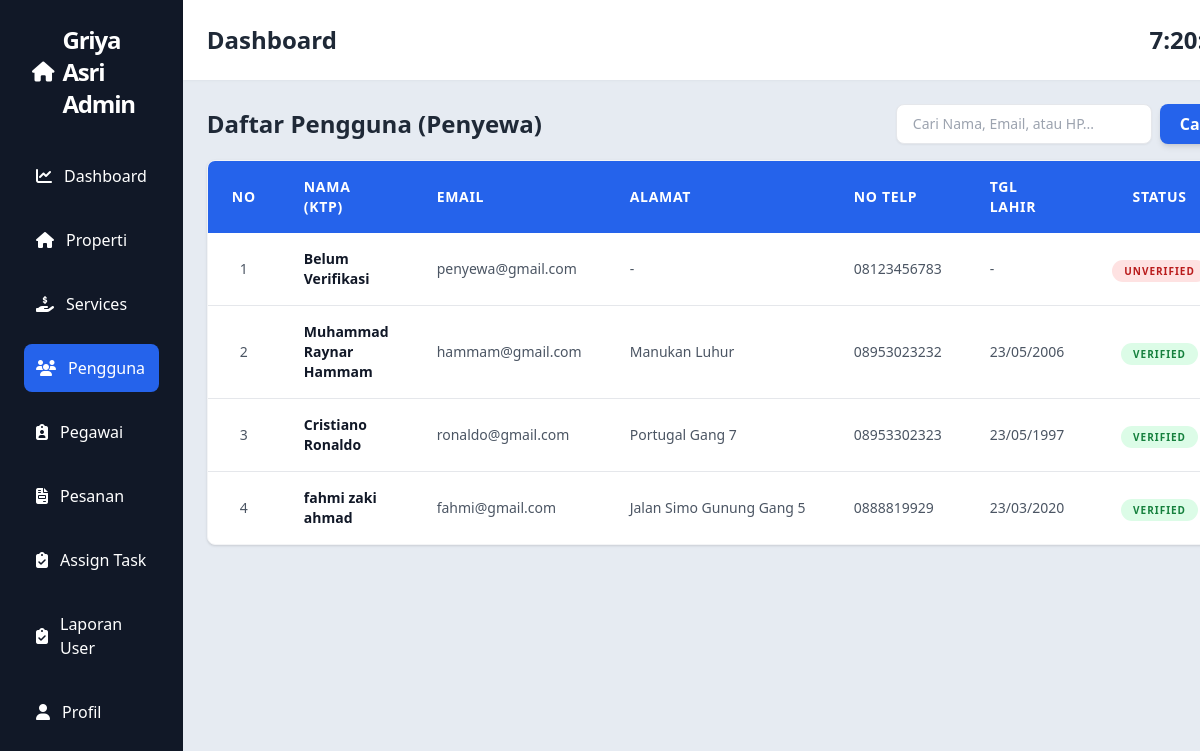
Before: /admin/list-user.php with the older database file.
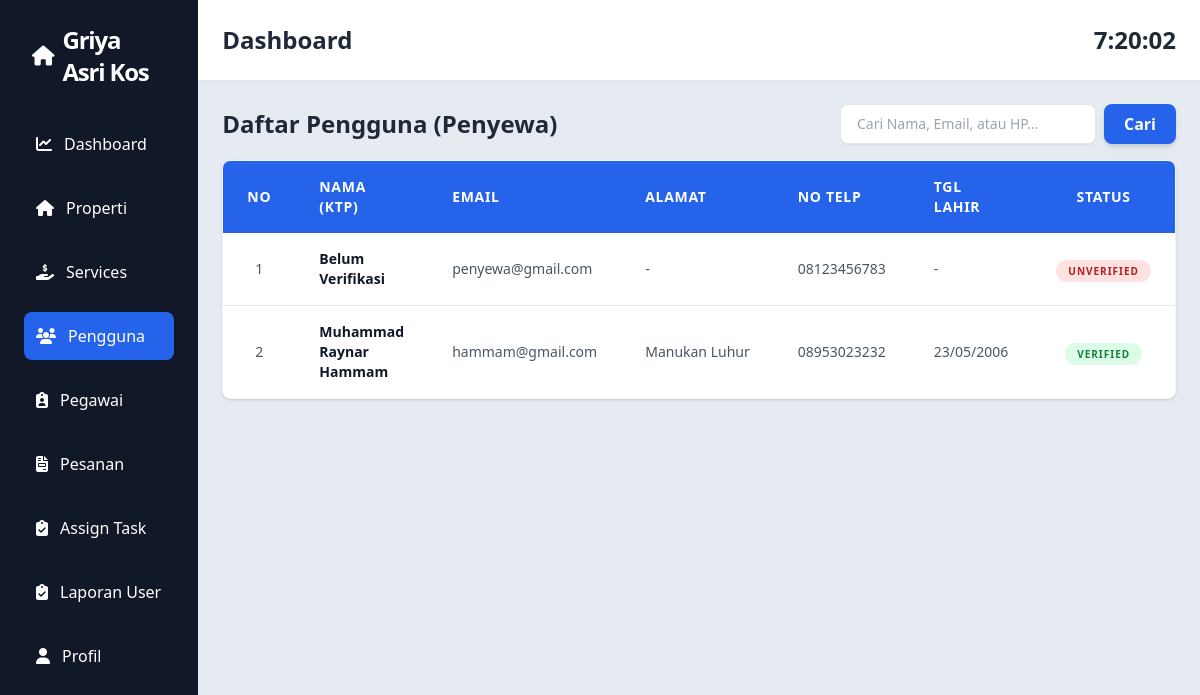
After: the same page with the newer database file.
### tables this page shows
CREATE TABLE `settings` (
  `key` varchar(100) NOT NULL,
  `value` text DEFAULT NULL
);

CREATE TABLE `users` (
  `id` bigint(20) UNSIGNED NOT NULL,
  `name` varchar(255) NOT NULL,
  `nickname` varchar(255) NOT NULL,
  `full_name_ktp` varchar(255) DEFAULT NULL,
  `email` varchar(255) NOT NULL,
  `address` text DEFAULT NULL,
  `phone` varchar(255) DEFAULT NULL,
  `email_verified_at` timestamp NULL DEFAULT NULL,
  `password` varchar(255) NOT NULL,
  `ktp_photo` varchar(255) DEFAULT NULL,
  `selfie_photo` varchar(255) DEFAULT NULL,
  `is_verified` enum('pending','verified','rejected') DEFAULT NULL,
  `role` enum('admin','pegawai','penyewa') NOT NULL DEFAULT 'penyewa',
  `gender` enum('Laki-laki','Perempuan') DEFAULT NULL,
  `birth_date` date DEFAULT NULL,
  `remember_token` varchar(100) DEFAULT NULL,
  `created_at` timestamp NULL DEFAULT NULL,
  `updated_at` timestamp NULL DEFAULT NULL
);

### config/database.php (called while the page is built, shortened)
<?php
function getSetting($conn, $key)
{
    $stmt = $conn->prepare("SELECT value FROM settings WHERE `key`=?");
    $stmt->bind_param("s", $key);
    $stmt->execute();
    $result = $stmt->get_result()->fetch_assoc();
    return $result['value'] ?? '';
}

### admin/list-user.php (the view, shortened to what the changed rows need)
<?php
include '../config/database.php';
$sql = "SELECT * FROM users WHERE role = 'penyewa'";
$stmt = $conn->prepare($sql);
$stmt->execute();
$result = $stmt->get_result();
?>
<div class="">
    <div class="header-content flex justify-between mb-4 items-center">
        <div>
            <h1 class="text-2xl font-bold text-gray-800">Daftar Pengguna (Penyewa)</h1>
        </div>
    </div>
    <div class="bg-white rounded-lg shadow overflow-hidden border border-gray-100 text-left">
        <table class="w-full border-collapse">
            <thead class="bg-blue-600 text-white">
                <tr>
                    <th class="px-6 py-4 text-center text-sm font-semibold uppercase tracking-wider">No</th>
                    <th class="px-6 py-4 text-left text-sm font-semibold uppercase tracking-wider">Nama (KTP)</th>
                    <th class="px-6 py-4 text-left text-sm font-semibold uppercase tracking-wider">Email</th>
                    <th class="px-6 py-4 text-left text-sm font-semibold uppercase tracking-wider">Alamat</th>
                    <th class="px-6 py-4 text-left text-sm font-semibold uppercase tracking-wider">No Telp</th>
                    <th class="px-6 py-4 text-left text-sm font-semibold uppercase tracking-wider">Tgl Lahir</th>
                    <th class="px-6 py-4 text-center text-sm font-semibold uppercase tracking-wider">Status</th>
                </tr>
            </thead>
            <tbody class="divide-y divide-gray-200">
                <?php
                if ($result->num_rows > 0) {
                    $no = 1;
                    while ($row = $result->fetch_assoc()) {
                ?>
                        <tr class="hover:bg-gray-50 transition-colors">
                            <td class="px-6 py-4 text-center text-sm text-gray-600"><?= $no++ ?></td>
                            <td class="px-6 py-4 text-sm font-bold text-gray-900"><?= htmlspecialchars($row['full_name_ktp'] ?? 'Belum Verifikasi') ?></td>
                            <td class="px-6 py-4 text-sm text-gray-600"><?= htmlspecialchars($row['email'] ?? '-') ?></td>
                            <td class="px-6 py-4 text-sm text-gray-600 max-w-xs truncate"><?= htmlspecialchars($row['address'] ?? '-') ?></td>
                            <td class="px-6 py-4 text-sm text-gray-600"><?= htmlspecialchars($row['phone'] ?? '-') ?></td>
                            <td class="px-6 py-4 text-sm text-gray-600"><?= (!empty($row['birth_date'])) ? date('d/m/Y', strtotime($row['birth_date'])) : '-' ?></td>
                            <td class="px-6 py-4 text-center">
                                <?php
                                $status = $row['is_verified'] ?? 'unverified';
                                $bg = 'bg-red-100 text-red-700';
                                if ($status === 'verified') $bg = 'bg-green-100 text-green-700';
                                ?>
                                <span class="px-3 py-1 rounded-full text-[10px] font-black uppercase tracking-widest <?= $bg ?>">
                                    <?= htmlspecialchars($status) ?>
                                </span>
                            </td>
                        </tr>
                <?php
                    }
                } else {
                    echo "<tr><td colspan='7' class='py-20 text-center text-gray-400 font-medium italic'>Tidak ada data penyewa yang ditemukan.</td></tr>";
                }
                ?>
            </tbody>
        </table>
    </div>
</div>
<?php
$content = ob_get_clean();
include 'layouts/app.php';
?>

### admin/layouts/app.php (shortened to what the changed rows need)
<!DOCTYPE html>
<html lang="id">
<head>
    <script src="https://cdn.tailwindcss.com"></script>
    <link rel="stylesheet" href="https://cdnjs.cloudflare.com/ajax/libs/font-awesome/6.4.0/css/all.min.css">
</head>
<body class="bg-gray-100" onload="startTime()">
    <div class="flex h-screen">
        <div class="w-64 bg-gray-900 text-white p-6">
            <a href="index.php" class="flex gap-2 mb-8 items-center mx-2">
                <i class="fas fa-home text-white text-xl"></i>
                <h1 class="text-2xl font-black text-primary tracking-tighter flex items-center gap-2"><?= getSetting($conn, 'site_title'); ?></h1>
            </a>
        </div>
        <div class="flex-1 flex flex-col">
            <div class="bg-white shadow p-6 flex justify-between items-center">
                <h2 class="text-2xl font-bold text-gray-800">Dashboard</h2>
            </div>
            <div class="flex-1 overflow-auto p-6 bg-slate-200/75">
                <?= $content ?>
            </div>
        </div>
    </div>
</body>
</html>

Changed rows visible on the page:
removed users: full_name_ktp "Cristiano Ronaldo", email "ronaldo@gmail.com", address "Portugal Gang 7", phone "08953302323", birth_date "23/05/1997", is_verified "VERIFIED"
removed users: full_name_ktp "fahmi zaki ahmad", email "fahmi@gmail.com", address "Jalan Simo Gunung Gang 5", phone "0888819929", birth_date "23/03/2020", is_verified "VERIFIED"
changed settings: value "Griya Asri Admin" → "Griya Asri Kos"
